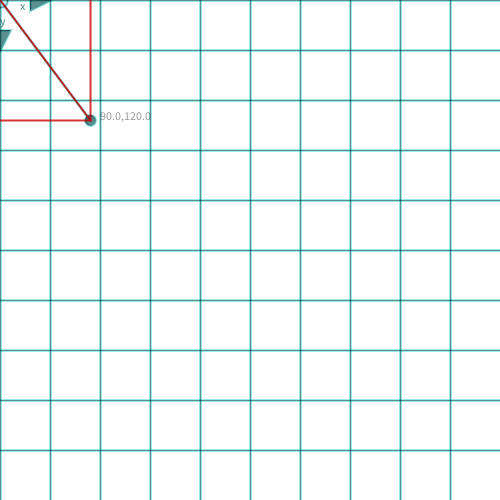
Frame 1 (no input)
Frame 60 (the mouse pressed at the canvas centre just before this capture): identical to frame 1, image omitted
Frame 120 (the mouse held since frame 60 and released just before this capture): identical to frame 1, image omitted

The Processing sketch that drew this single still picture (run headless with seeded random() and noise(); from frame 60 on, the mouse is pressed at the canvas centre):

// Processing sketch: FOR_3
// ── FOR_3.pde
boolean play = false;
//for animation
float prop;
float propInc = 0.01;
int currentStep, waitCount;
PMatrix2D p;

PVector point, disp;

void setup()
{
    size(500, 500); 
     prop = 0;
     currentStep = 0;
     waitCount = 0;
     disp = new PVector(90, 120);
}

void draw()
{
    background(255);
    strokeWeight(3);
    color c = color(0,200, 200, 100); 
    grid(c);
    
    strokeWeight(1);
    pushMatrix();
      update();
      grid(color(0, 0, 0, 100));
    popMatrix();
    
    p.translate(disp.x, disp.y);
    point = new PVector(p.m02, p.m12);
    stroke(200, 0, 0, 200);
    strokeWeight(2);
    line(0,0, point.x, point.y);
    line(point.x, 0, point.x, point.y);
    line(0,point.y, point.x, point.y);
    text(point.x +","+point.y, point.x + 10, point.y);
}

void basegrid()
{
    //baseline
    strokeWeight(3);
    color c = color(0,200, 200, 100); 
    grid(c);
    strokeWeight(1);
    grid(c);
}

void grid(color c)
{
    noFill();
    stroke(c);
    ellipse(0,0,15,15);
    for(int i =0; i<width; i+=50)
    {
        line(i,0,i,height);
    }
    for(int i =0; i<height; i+=50)
    {
        line(0,i,width,i);
    }
    
    fill(c);
    triangle(30, -10, 50, 0, 30, 10);
    text("x", 20, 10);
    
    triangle(-10, 30, 0, 50, 10, 30);
    text("y", 0, 25);
    
    line(0,0,disp.x, disp.y);
    ellipse(90, 120, 10, 10);

    
}

// ── sequence.pde
//String [] sequence = {"Translate: 125, 75", "Rotate: 30", "Scale:1.5"};
//String [] sequence = {"Rotate: 30","Translate: 125, 75"};
String [] sequence = {"Rotate: 30","Translate: 125, 75", "Rotate: -30", "Scale: 1.25", "Translate: 50, -20"};


void transform(String step)
{
    String [] thisStep = split(step, ":");
    if(thisStep[0].equals("Translate"))
    {
        String [] pv = split(thisStep[1], ",");
        p.translate(float(pv[0]), float(pv[1]));
    }
    
    if(thisStep[0].equals("Rotate"))
    {
        p.rotate(radians(float(thisStep[1])));
    }
    
    if(thisStep[0].equals("Scale"))
    {
        p.scale(float(thisStep[1]));
    }
    
    grid(color(0,0,255,100));
}

void animate(String step)
{
    String [] thisStep = split(step, ":");
    
   
    if(thisStep[0].equals("Translate"))
    {
        String [] pv = split(thisStep[1], ",");
        p.translate(float(pv[0])*prop, float(pv[1])*prop);
        
    }
    
    if(thisStep[0].equals("Rotate"))
    {
        p.rotate(prop*radians(float(thisStep[1])));
    }
    
    if(thisStep[0].equals("Scale"))
    {
        float pscale = 1 + prop*(float(thisStep[1])-1);
        p.scale(pscale);
    }
      
    applyMatrix(p);
    
    if(play) 
    {
      prop+=propInc;
    }
    
    
    if(prop>=1)
    {
        prop = 1;
        if(waitCount>50)
        {
          currentStep = (currentStep+1)%sequence.length;
          prop = 0;
          waitCount = 0;
        }
        else if(play) waitCount++;
    }
    
}

void update()
{
    p = new PMatrix2D();
    
    for(int i = 0; i<currentStep; i++)
    {
        transform(sequence[i]);
    }
    
    animate(sequence[currentStep]);
    
}
